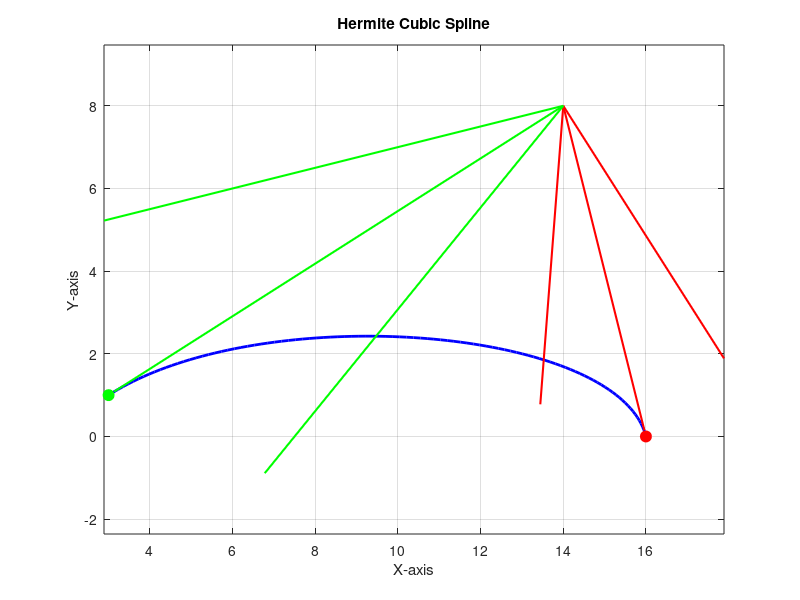
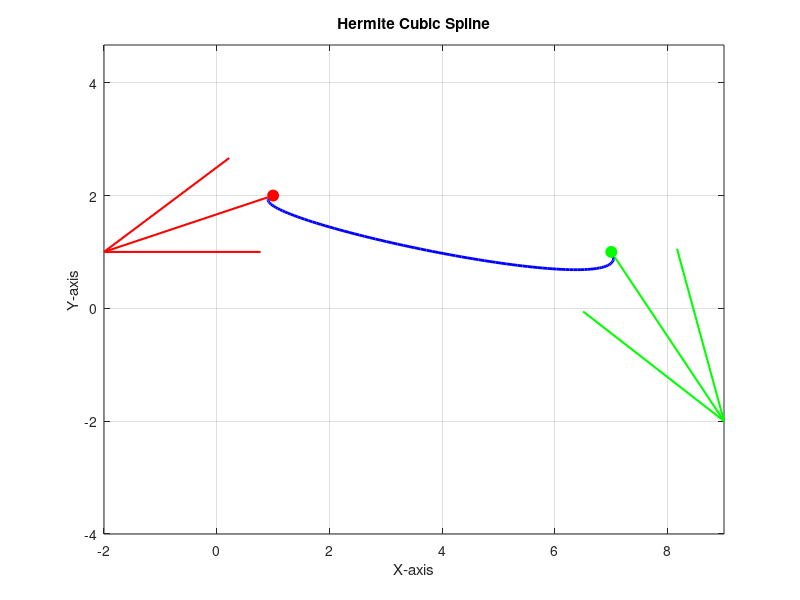

The MATLAB script that drew these images, in order:
function main_hermite_spline()
% Define points
P0 = [16, 0];
P1 = [3, 1];
P2 = [14, 8];

% Compute tangent vectors
T0 = P2 - P0;
T1 = P1 - P2;

% Call the Hermite spline function
figure;
hermiteSpline(P0, P1, T0, T1);

% Define points
P0 = [1, 2];
P1 = [7, 1];
P2 = [-2, 1];
P3 = [9, -2];

% Compute tangent vectors
T0 = P2 - P0;
T1 = P1 - P3;

% Call the Hermite spline function
figure;
hermiteSpline(P0, P1, T0, T1);
end

function hermiteSpline(P0, P1, T0, T1)
    % Function to plot a Hermite cubic spline between points P0 and P1
    % with tangent vectors T0 and T1

    u = linspace(0, 1, 100);
    
    % Hermite basis functions
    h1 = 2*u.^3 - 3*u.^2 + 1;
    h2 = -2*u.^3 + 3*u.^2;
    h3 = u.^3 - 2*u.^2 + u;
    h4 = u.^3 - u.^2;
    
    % Calculate the spline points
    x = h1 * P0(1) + h2 * P1(1) + h3 * T0(1) + h4 * T1(1);
    y = h1 * P0(2) + h2 * P1(2) + h3 * T0(2) + h4 * T1(2);
    
    % Plotting the curve
    plot(x, y, 'b-', 'LineWidth', 2);
    hold on;
    plot(P0(1), P0(2), 'ro', 'MarkerSize', 8, 'MarkerFaceColor', 'r');
    plot(P1(1), P1(2), 'go', 'MarkerSize', 8, 'MarkerFaceColor', 'g');
    
    % Plot tangents for visualization
    quiver(P0(1), P0(2), T0(1), T0(2), 0, 'r', 'LineWidth', 1.5, 'MaxHeadSize', 0.5);
    quiver(P1(1), P1(2), -T1(1), -T1(2), 0, 'g', 'LineWidth', 1.5, 'MaxHeadSize', 0.5);
    
    axis equal;
    grid on;
    xlabel('X-axis');
    ylabel('Y-axis');
    title('Hermite Cubic Spline');
    hold off;
end

